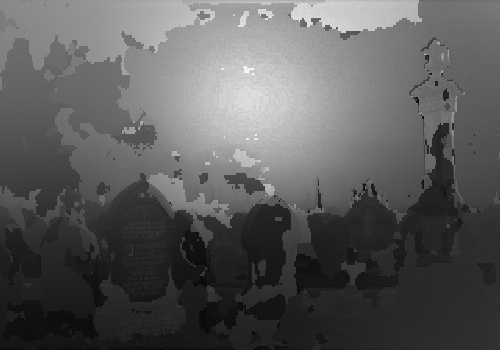
#> input picture test.jpg, 500 x 350 px, given in place of scene (1).png, which was not available
$ python dehaze_custom_deeplearning.py   (older library calls are emulated)
#> lines starting #> are read from the running program, lines starting #| are printed output that depends on the picture; after the words box and inside, x2 and y2 are one past the last pixel; in counts of white or black regions, pixels touching at a corner belong together; pictures that were not available may be replaced by others from this repository, and a replacement may not be noted
import cv2
import math
import numpy as np
import matplotlib.pyplot as plt
from sklearn.cluster import KMeans


def DarkChannel(im,sz):
    b,g,r = cv2.split(im)
    dc = cv2.min(cv2.min(r,g),b)
    kernel = cv2.getStructuringElement(cv2.MORPH_RECT,(sz,sz))
    dark = cv2.erode(dc,kernel)
    return dark

def AtmLight(im,dark):
    [h,w] = im.shape[:2]
    imsz = h*w
    numpx = int(max(math.floor(imsz/1000),1))
    darkvec = dark.reshape(imsz,1)
    imvec = im.reshape(imsz,3)

    indices = darkvec.argsort()
    indices = indices[imsz-numpx::]

    atmsum = np.zeros([1,3])
    for ind in range(1,numpx):
       atmsum = atmsum + imvec[indices[ind]]

    A = atmsum / numpx
    return A

def TransmissionEstimate(im,A,sz):
    omega = 0.95 # default 0.95
    im3 = np.empty(im.shape,im.dtype)

    for ind in range(0,3):
        im3[:,:,ind] = im[:,:,ind]/A[0,ind]

    transmission = 1 - omega*DarkChannel(im3,sz)
    return transmission

def Guidedfilter(im,p,r,eps):
    mean_I = cv2.boxFilter(im,cv2.CV_64F,(r,r))
    mean_p = cv2.boxFilter(p, cv2.CV_64F,(r,r))
    mean_Ip = cv2.boxFilter(im*p,cv2.CV_64F,(r,r))
    cov_Ip = mean_Ip - mean_I*mean_p

    mean_II = cv2.boxFilter(im*im,cv2.CV_64F,(r,r))
    var_I   = mean_II - mean_I*mean_I

    a = cov_Ip/(var_I + eps)
    b = mean_p - a*mean_I

    mean_a = cv2.boxFilter(a,cv2.CV_64F,(r,r))
    mean_b = cv2.boxFilter(b,cv2.CV_64F,(r,r))

    q = mean_a*im + mean_b
    return q

def TransmissionRefine(im,et):
    gray = cv2.cvtColor(im,cv2.COLOR_BGR2GRAY)
    gray = np.float64(gray)/255
    r = 60 #default value 60
    eps = 0.0001 # default value 0.0001
    t = Guidedfilter(gray,et,r,eps)

    return t

def Recover(im,t,A,tx = 0.1):
    res = np.empty(im.shape,im.dtype)
    t = cv2.max(t,tx)

    for ind in range(0,3):
        res[:,:,ind] = (im[:,:,ind]-A[0,ind])/t + A[0,ind]

    return res

if __name__ == '__main__':
    # [10 lines of commented-out code are left out]
    path_input = "Scenes"
    path_output  = "Testing"
    path_tr_refined = "Refined"

    total_image = 1
    for idx in range(1, total_image+1):
        fn = "./{}/scene ({}).png".format(path_input, idx)

        src = cv2.imread(fn)
#> src is the input picture: shape (350, 500, 3); min 7, max 254, mean 90.7

        I = src.astype('float64')/255

        dark = DarkChannel(I,2)
        A = AtmLight(I,dark)
#> in AtmLight, `indices = indices[imsz-numpx::]`: indices = 175 values from 0 to 0
#> the loop in AtmLight, `for ind in range(1,numpx):` made 174 passes
#> atmsum on passes 1 to 3: [[0.525, 0.525, 0.525]], [[1.05, 1.05, 1.05]], [[1.58, 1.58, 1.58]]
#> after the loop in AtmLight, `for ind in range(1,numpx):`: atmsum = [[91.44, 91.44, 91.44]]
#> in AtmLight, `A = atmsum / numpx`: A = [[0.522, 0.522, 0.522]]
#> A = [[0.522, 0.522, 0.522]]
        te = TransmissionEstimate(I,A,15)
        t = TransmissionRefine(src,te)
#> in Guidedfilter, `mean_a = cv2.boxFilter(a,cv2.CV_64F,(r,r))`:
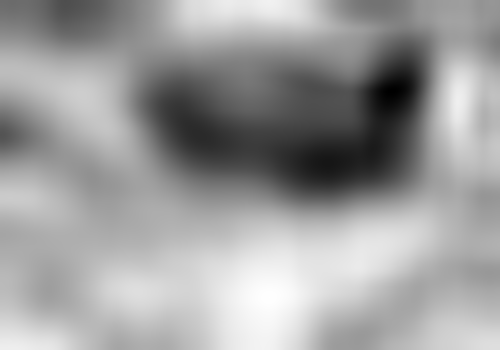
#> mean_a: shape (350, 500) float64; min -2.28, max -0.0268, mean -0.894; drawn with min black and max white
#> in Guidedfilter, `mean_b = cv2.boxFilter(b,cv2.CV_64F,(r,r))`:
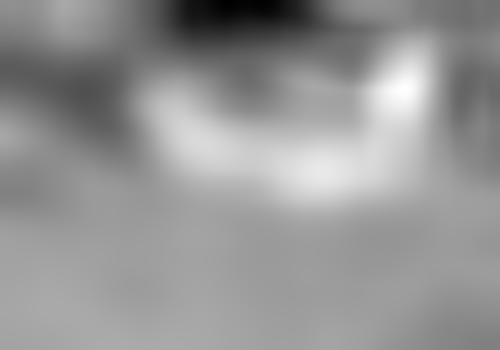
#> mean_b: shape (350, 500) float64; min 0.071, max 1.4, mean 0.847; drawn with min black and max white
        J = Recover(I,t,A,0.1)
#> in Recover, `t = cv2.max(t,tx)`:
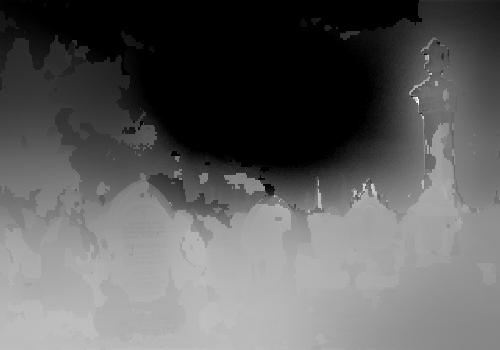
#> t: shape (350, 500) float64; min 0.1, max 1.2, mean 0.507; drawn with min black and max white
#> after the loop in Recover, `for ind in range(0,3):`:
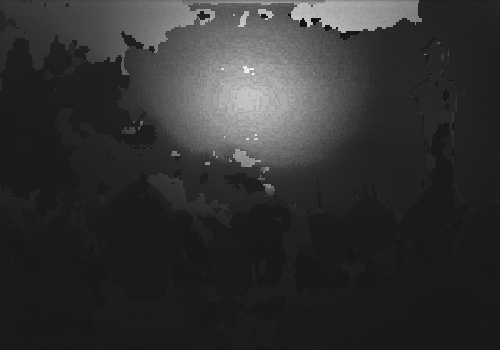
#> res: shape (350, 500, 3) float64; min -0.558, max 5.26, mean 0.58; drawn with min black and max white

        # [4 lines of commented-out code are left out]


        cv2.imwrite("./image/dark_channel.png",dark*255)
        cv2.imwrite("./image/transmission_refine.png",t*255)
        cv2.imwrite("./image/transmission_estimate.png", te*255)
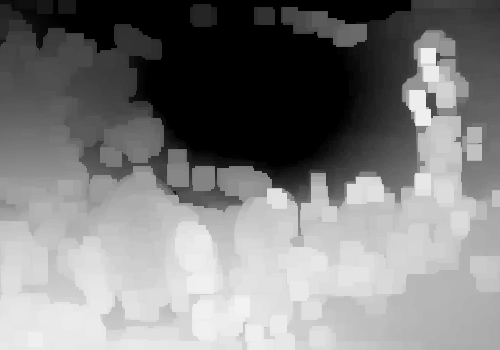
#> saved as transmission_estimate.png: shape (350, 500); min 0, max 242, mean 126.1
        cv2.imwrite("./image/source_image.png", src)
        # cv2.imwrite("./image/reconstructed_image.png",J*255)

        cv2.imwrite("./Refined/transmission_refine_{}.png".format(idx), t*255)
        # cv2.imwrite("./Dehazed/dehazed_{}.png".format(idx), J*255)


        # path_image = './image/dark_channel.png'
        path_image = 'test.jpg'
        img = cv2.imread(path_image, 0)*255
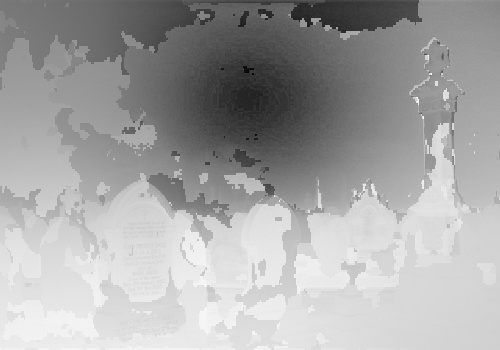
#> img: shape (350, 500); min 2, max 249, mean 165.3

        # PRINT VALUE IMAGE MATRIX #
        # print(img)

        # HISTOGRAM #

        # plt.hist(img.ravel(), 256, [0,256])
        # plt.show()


        ret, thresh = cv2.threshold(img, 0 , 255, cv2.THRESH_BINARY_INV + cv2.THRESH_OTSU)
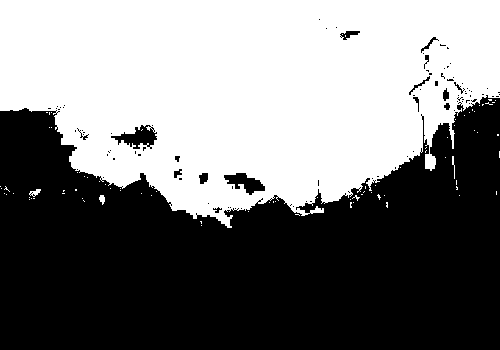
#> thresh: shape (350, 500); 48% white; 83 white regions (79 under 20 px), largest, box (x1, y1, x2, y2) and area: (0, 0, 500, 228) 83626, (29, 189, 41, 197) 49, (99, 195, 105, 205) 41, (452, 156, 455, 179) 32
#> ret = 163

        cv2.imwrite("output.jpg", thresh)
        # [10 lines of commented-out code are left out]
